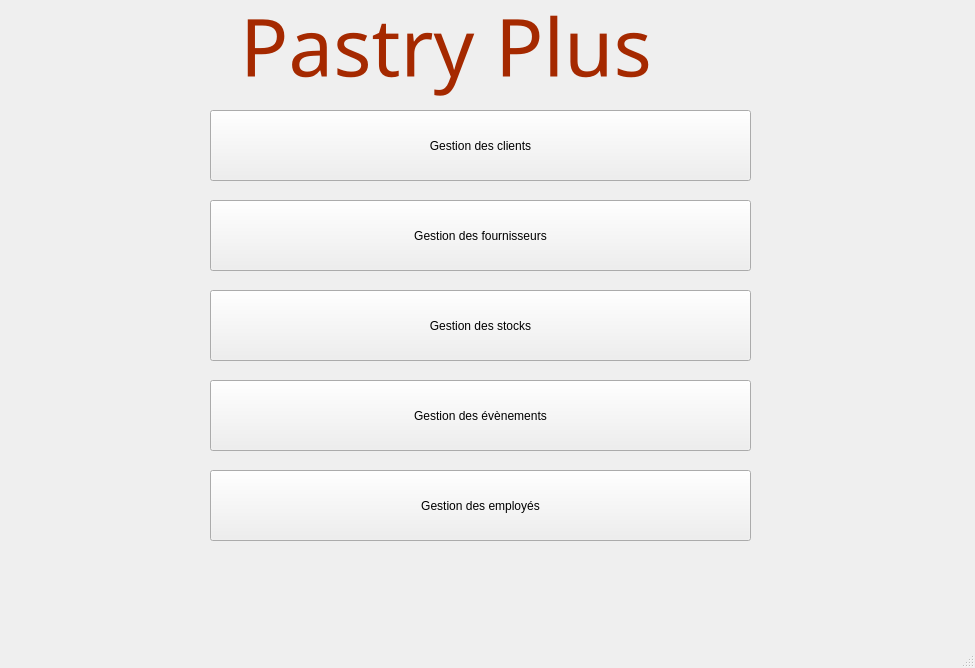
<?xml version="1.0" encoding="UTF-8"?>
<ui version="4.0">
 <class>integr2</class>
 <widget class="QMainWindow" name="integr2">
  <property name="geometry">
   <rect>
    <x>0</x>
    <y>0</y>
    <width>975</width>
    <height>668</height>
   </rect>
  </property>
  <property name="windowTitle">
   <string>integr2</string>
  </property>
  <widget class="QWidget" name="centralwidget">
   <widget class="QPushButton" name="pushButton_10">
    <property name="geometry">
     <rect>
      <x>210</x>
      <y>200</y>
      <width>541</width>
      <height>71</height>
     </rect>
    </property>
    <property name="text">
     <string>Gestion des fournisseurs</string>
    </property>
   </widget>
   <widget class="QPushButton" name="pushButton_11">
    <property name="geometry">
     <rect>
      <x>210</x>
      <y>290</y>
      <width>541</width>
      <height>71</height>
     </rect>
    </property>
    <property name="text">
     <string>Gestion des stocks</string>
    </property>
   </widget>
   <widget class="QLabel" name="label_23">
    <property name="geometry">
     <rect>
      <x>240</x>
      <y>-10</y>
      <width>481</width>
      <height>111</height>
     </rect>
    </property>
    <property name="styleSheet">
     <string notr="true">*{
font-family:montserrat bold;
font-size:80px;
/*color:#EB6D23;
color: rgb(235, 87, 12);
	color: rgb(219, 145, 97);
	color: rgb(216, 161, 24);
	color: rgb(165, 70, 4);*/
	color: rgb(165, 41, 0);

}

</string>
    </property>
    <property name="text">
     <string>Pastry Plus</string>
    </property>
   </widget>
   <widget class="QPushButton" name="pushButton_12">
    <property name="geometry">
     <rect>
      <x>210</x>
      <y>470</y>
      <width>541</width>
      <height>71</height>
     </rect>
    </property>
    <property name="text">
     <string>Gestion des employés</string>
    </property>
   </widget>
   <widget class="QPushButton" name="pushButton_13">
    <property name="geometry">
     <rect>
      <x>210</x>
      <y>380</y>
      <width>541</width>
      <height>71</height>
     </rect>
    </property>
    <property name="text">
     <string>Gestion des évènements</string>
    </property>
   </widget>
   <widget class="QPushButton" name="pushButton_14">
    <property name="geometry">
     <rect>
      <x>210</x>
      <y>110</y>
      <width>541</width>
      <height>71</height>
     </rect>
    </property>
    <property name="text">
     <string>Gestion des clients</string>
    </property>
   </widget>
   <widget class="QLabel" name="label">
    <property name="geometry">
     <rect>
      <x>-4</x>
      <y>-27</y>
      <width>981</width>
      <height>691</height>
     </rect>
    </property>
    <property name="text">
     <string/>
    </property>
   </widget>
   <widget class="QLabel" name="date_P">
    <property name="geometry">
     <rect>
      <x>10</x>
      <y>570</y>
      <width>321</width>
      <height>71</height>
     </rect>
    </property>
    <property name="font">
     <font>
      <family>montserrat 13</family>
      <pointsize>-1</pointsize>
     </font>
    </property>
    <property name="styleSheet">
     <string notr="true">*{
font-family:montserrat bold;
font-size:40px;
color:white;
}</string>
    </property>
    <property name="text">
     <string/>
    </property>
   </widget>
   <zorder>label</zorder>
   <zorder>pushButton_10</zorder>
   <zorder>pushButton_11</zorder>
   <zorder>label_23</zorder>
   <zorder>pushButton_12</zorder>
   <zorder>pushButton_13</zorder>
   <zorder>pushButton_14</zorder>
   <zorder>date_P</zorder>
  </widget>
  <widget class="QStatusBar" name="statusbar"/>
 </widget>
 <resources/>
 <connections/>
</ui>
